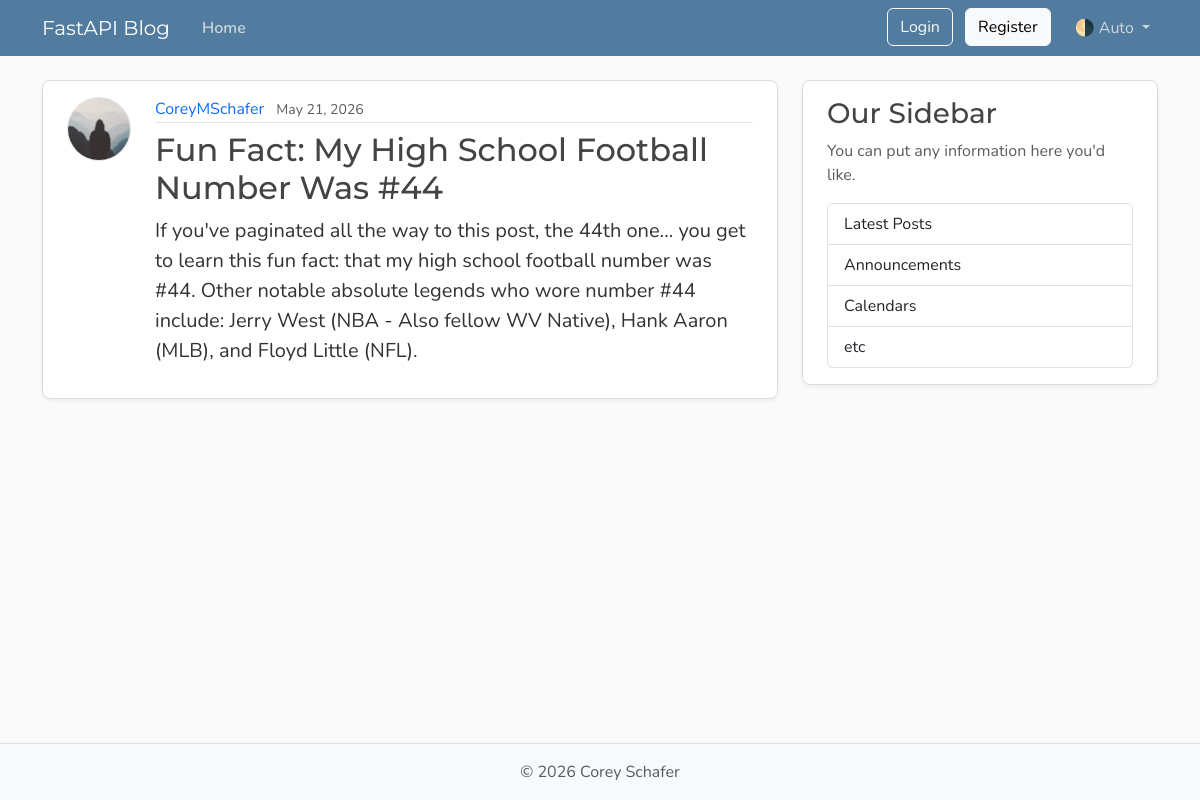
/posts/1, run on the app's committed database.
### models.py (models this page shows, shortened)
class User(Base):
    __tablename__ = "users"
    id: Mapped[int] = mapped_column(Integer, primary_key=True, index=True)
    username: Mapped[str] = mapped_column(String(50), unique=True, nullable=False)
    email: Mapped[str] = mapped_column(String(120), unique=True, nullable=False)
    password_hash: Mapped[str] = mapped_column(String(200), nullable=False)
    image_file: Mapped[str | None] = mapped_column(
        String(200),
        nullable=True,
        default=None,
    )
    posts: Mapped[list[Post]] = relationship(back_populates="author", cascade="all, delete-orphan")

class Post(Base):
    __tablename__ = "posts"
    id: Mapped[int] = mapped_column(Integer, primary_key=True, index=True)
    title: Mapped[str] = mapped_column(String(100), nullable=False)
    content: Mapped[str] = mapped_column(Text, nullable=False)
    user_id: Mapped[int] = mapped_column(
        ForeignKey("users.id"),
        nullable=False,
        index=True,
    )
    date_posted: Mapped[datetime] = mapped_column(
        DateTime(timezone=True),
        default=lambda: datetime.now(UTC),
    )
    author: Mapped[User] = relationship(back_populates="posts")

### main.py (the view)
@app.get("/posts/{post_id}", include_in_schema=False)
async def post_page(
    request: Request,
    post_id: int,
    db: Annotated[AsyncSession, Depends(get_db)],
):
    result = await db.execute(
        select(models.Post)
        .options(selectinload(models.Post.author))
        .where(models.Post.id == post_id),
    )
    post = result.scalars().first()
    if post:
        title = post.title[:50]
        return templates.TemplateResponse(
            request,
            "post.html",
            {"post": post, "title": title},
        )
    raise HTTPException(status_code=status.HTTP_404_NOT_FOUND, detail="Post not found")

### templates/post.html (shortened to what this page needs)
{% extends "layout.html" %}
{% block content %}
    <article class="content-section py-3 px-4 mb-4">
        <div class="d-flex align-items-start gap-4">
            <img class="rounded-circle article-img flex-shrink-0"
                 src="{{ post.author.image_path }}"
                 alt="{{ post.author.username }}'s profile picture"
                 width="64"
                 height="64"
                 loading="lazy">
            <div class="flex-grow-1">
                <div class="article-metadata mb-2">
                    <a class="me-2"
                       href="{{ url_for("user_posts", user_id=post.author.id) }}">{{ post.author.username }}</a>
                    <small class="text-body-secondary">{{ post.date_posted.strftime("%B %d, %Y") }}</small>
                </div>
                <h2 class="article-title">{{ post.title }}</h2>
                <p class="article-content">{{ post.content }}</p>
            </div>
        </div>
    </article>
{% endblock content %}

### templates/layout.html (shortened to what this page needs)
<!DOCTYPE html>
<html lang="en">
    <head>
        <link href="https://cdn.jsdelivr.net/npm/bootstrap@5.3.8/dist/css/bootstrap.min.css"
              rel="stylesheet"
>
        <link rel="stylesheet"
              type="text/css"
              href="{{ url_for("static", path='css/main.css') }}">
    </head>
    <body class="d-flex flex-column min-vh-100">
        <header class="site-header">
            <nav class="navbar navbar-expand-md bg-steel fixed-top"
                 data-bs-theme="dark">
                <div class="container">
                    <a class="navbar-brand me-4" href="{{ url_for("home") }}">FastAPI Blog</a>
                    <div class="collapse navbar-collapse" id="navbarToggle">
                        <div class="navbar-nav me-auto">
                            <a class="nav-link active"
                               aria-current="page"
                               href="{{ url_for("home") }}">Home</a>
                        </div>
                        <div class="navbar-nav">
                            <div id="loggedOutNav">
                                <a class="btn btn-outline-light mb-2 mb-md-0 me-md-2"
                                   href="{{ url_for("login_page") }}">Login</a>
                                <a class="btn btn-light mb-2 mb-md-0 me-md-3"
                                   href="{{ url_for("register_page") }}">Register</a>
                            </div>
                            <div class="nav-item dropdown">
                                <a class="nav-link dropdown-toggle"
                                   href="#"
                                   role="button"
                                   id="bd-theme"
                                   data-bs-toggle="dropdown"
                                   aria-expanded="false">
                                    <span id="bd-theme-text">🌗 Auto</span>
                                </a>
                            </div>
                        </div>
                    </div>
                </div>
            </nav>
        </header>
        <main role="main" class="container">
            <div class="row">
                <div class="col-md-8">
                    {% block content %}
                    {% endblock content %}
                </div>
                <aside class="col-md-4">
                    <div class="content-section py-3 px-4 mb-4">
                        <h3>Our Sidebar</h3>
                        <p class="text-body-secondary">You can put any information here you'd like.</p>
                        <ul class="list-group">
                            <li class="list-group-item">Latest Posts</li>
                            <li class="list-group-item">Announcements</li>
                            <li class="list-group-item">Calendars</li>
                            <li class="list-group-item">etc</li>
                        </ul>
                    </div>
                </aside>
            </div>
        </main>
        <footer class="mt-auto py-3 bg-body-tertiary border-top">
            <div class="container text-center">
                <p class="text-body-secondary mb-0">
                    © <span id="year"></span> Corey Schafer
                </p>
            </div>
        </footer>
    </body>
</html>

### static/css/main.css (style rules this page uses)
:root { --font-heading: "Montserrat", system-ui, -apple-system, BlinkMacSystemFont, sans-serif; --font-body: "Nunito", system-ui, -apple-system, BlinkMacSystemFont, sans-serif; --color-bg-body: #fafafa; --color-bg-content: #ffffff; --color-text-primary: #333333; --color-text-heading: #444444; --color-steel: #527c9f; --color-nav-link: #cbd5db; --color-nav-link-hover: #ffffff; --color-link-hover: #428bca; --color-border: #dddddd; --color-border-light: #e3e3e3; --spacing-xl: 5rem; --article-img-size: 4rem; --account-img-size: 7.813rem; }
body { font-family: var(--font-body); background: var(--color-bg-body); color: var(--color-text-primary); }
main { padding-top: var(--spacing-xl); }
h1, h2, h3, h4, h5, h6 { font-family: var(--font-heading); color: var(--color-text-heading); }
.navbar-brand { font-family: var(--font-heading); }
a { text-decoration: none; }
.bg-steel { background-color: var(--color-steel); }
.site-header .navbar-nav .nav-link { color: var(--color-nav-link); transition: color 0.2s ease-in-out; }
.site-header .navbar-nav .nav-link.active { font-weight: 600; }
.content-section { background: var(--color-bg-content); border: 1px solid var(--color-border); border-radius: 0.5rem; box-shadow: 0 2px 4px rgba(15, 23, 42, 0.05); transition: box-shadow 0.15s ease, transform 0.15s ease, border-color 0.15s ease; }
.article-title { color: var(--color-text-heading); transition: color 0.2s ease-in-out; }
.article-content { white-space: pre-line; font-size: 1.25rem; }
.article-img { height: var(--article-img-size); width: var(--article-img-size); flex-shrink: 0; object-fit: cover; border: 1px solid var(--color-border-light); box-shadow: 0 0 0 2px var(--color-bg-content); }
.article-metadata { padding-bottom: 0.063rem; border-bottom: 1px solid var(--color-border-light); }
.article-metadata a { transition: color 0.2s ease-in-out; }
[data-bs-theme="dark"] { --color-bg-body: #1a1a1a; --color-bg-content: #2d2d2d; --color-text-primary: #e0e0e0; --color-text-heading: #f0f0f0; --color-border: #404040; --color-border-light: #4a4a4a; }

### data on the page
User: author.username "CoreyMSchafer"
Post: date_posted "May 21, 2026", title "Fun Fact: My High School Football Number Was #44", content "If you've paginated all the way to this post, the 44th one... you get to learn this fun fact: that my high school football number was #44. Other notable absolute legends who wore number #44 include: Jerry West (NBA - Also fellow WV Native), Hank Aaron (MLB), and Floyd Little (NFL)."
